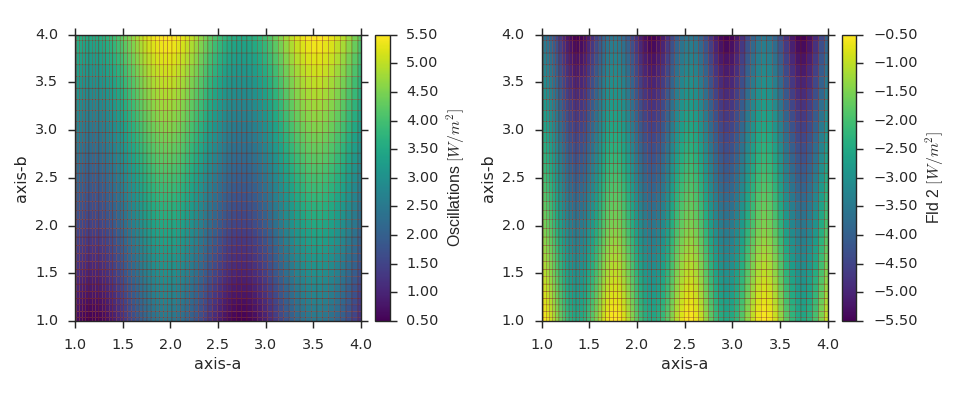

Here is the Python script that generated this plot:
import numpy as np
import viscid
from viscid.plot import vpyplot as vlt
import matplotlib.pyplot as plt


a = np.linspace(1.0, 2.0, 64)**2
b = np.linspace(1.0, 2.0, 32)**2

fld1 = viscid.empty([a, b], crd_names=('axis-a', 'axis-b'), center='node',
                    name="Fld1", pretty_name="Oscillations $[W/m^2]$")
A, B = fld1.get_crds(shaped=True)
fld1[...] = np.sin(4 * A) + B + 0.5

# create and fill a field like fld1
fld2 = viscid.full_like(fld1, np.nan, name='Fld2',
                        pretty_name="Fld 2 $[W/m^2]$")
fld2[...] = np.sin(8 * A) - B - 0.5

_, (ax0, ax1) = plt.subplots(1, 2, figsize=(12, 5))
vlt.plot(fld1, g='#7C1607', ax=ax0)
vlt.plot(fld2, g='#7C1607', ax=ax1)
vlt.auto_adjust_subplots()
plt.show()
